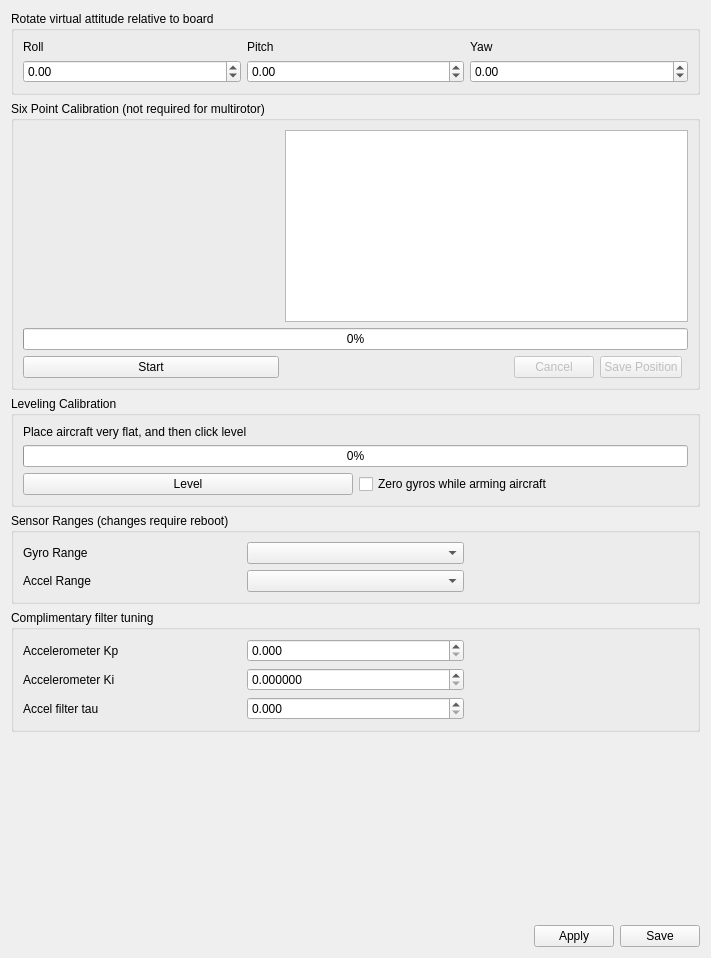
<?xml version="1.0" encoding="UTF-8"?>
<ui version="4.0">
 <class>ccattitude</class>
 <widget class="QWidget" name="ccattitude">
  <property name="geometry">
   <rect>
    <x>0</x>
    <y>0</y>
    <width>711</width>
    <height>958</height>
   </rect>
  </property>
  <property name="windowTitle">
   <string>Form</string>
  </property>
  <layout class="QGridLayout" name="gridLayout_2">
   <item row="7" column="0">
    <layout class="QHBoxLayout" name="horizontalLayout_2">
     <item>
      <spacer name="horizontalSpacer">
       <property name="orientation">
        <enum>Qt::Horizontal</enum>
       </property>
       <property name="sizeHint" stdset="0">
        <size>
         <width>40</width>
         <height>20</height>
        </size>
       </property>
      </spacer>
     </item>
     <item>
      <widget class="QPushButton" name="ccAttitudeHelp">
       <property name="sizePolicy">
        <sizepolicy hsizetype="Fixed" vsizetype="Fixed">
         <horstretch>0</horstretch>
         <verstretch>0</verstretch>
        </sizepolicy>
       </property>
       <property name="maximumSize">
        <size>
         <width>32</width>
         <height>32</height>
        </size>
       </property>
       <property name="text">
        <string/>
       </property>
       <property name="icon">
        <iconset resource="../coreplugin/core.qrc">
         <normaloff>:/core/images/helpicon.svg</normaloff>:/core/images/helpicon.svg</iconset>
       </property>
       <property name="iconSize">
        <size>
         <width>32</width>
         <height>32</height>
        </size>
       </property>
       <property name="flat">
        <bool>true</bool>
       </property>
      </widget>
     </item>
     <item>
      <widget class="QPushButton" name="applyButton">
       <property name="text">
        <string>Apply</string>
       </property>
      </widget>
     </item>
     <item>
      <widget class="QPushButton" name="saveButton">
       <property name="toolTip">
        <string>Click to permanently save the accel bias in the CopterControl Flash.</string>
       </property>
       <property name="text">
        <string>Save</string>
       </property>
      </widget>
     </item>
    </layout>
   </item>
   <item row="1" column="0">
    <widget class="QGroupBox" name="groupBox_sixPointCal">
     <property name="title">
      <string>Six Point Calibration (not required for multirotor)</string>
     </property>
     <layout class="QGridLayout" name="gridLayout_7">
      <item row="0" column="1" colspan="4">
       <widget class="QTextEdit" name="sixPointCalibInstructions"/>
      </item>
      <item row="3" column="3">
       <widget class="QPushButton" name="sixPointSave">
        <property name="enabled">
         <bool>false</bool>
        </property>
        <property name="text">
         <string>Save Position</string>
        </property>
       </widget>
      </item>
      <item row="3" column="1">
       <spacer name="horizontalSpacer_2">
        <property name="orientation">
         <enum>Qt::Horizontal</enum>
        </property>
        <property name="sizeHint" stdset="0">
         <size>
          <width>40</width>
          <height>20</height>
         </size>
        </property>
       </spacer>
      </item>
      <item row="3" column="0">
       <widget class="QPushButton" name="sixPointStart">
        <property name="text">
         <string>Start</string>
        </property>
       </widget>
      </item>
      <item row="0" column="0">
       <widget class="QGraphicsView" name="sixPointHelp">
        <property name="toolTip">
         <string>Nice paper plane, eh?</string>
        </property>
        <property name="styleSheet">
         <string notr="true">background:transparent</string>
        </property>
       </widget>
      </item>
      <item row="1" column="0" colspan="5">
       <widget class="QProgressBar" name="sixPointProgress">
        <property name="value">
         <number>0</number>
        </property>
       </widget>
      </item>
      <item row="3" column="2">
       <widget class="QPushButton" name="sixPointCancel">
        <property name="enabled">
         <bool>false</bool>
        </property>
        <property name="text">
         <string>Cancel</string>
        </property>
       </widget>
      </item>
     </layout>
    </widget>
   </item>
   <item row="2" column="0">
    <widget class="QGroupBox" name="groupBox_2">
     <property name="title">
      <string>Leveling Calibration</string>
     </property>
     <layout class="QGridLayout" name="gridLayout_6">
      <item row="0" column="0" colspan="2">
       <widget class="QLabel" name="label">
        <property name="text">
         <string>Place aircraft very flat, and then click level</string>
        </property>
        <property name="wordWrap">
         <bool>true</bool>
        </property>
       </widget>
      </item>
      <item row="2" column="1">
       <widget class="QCheckBox" name="zeroGyroBiasOnArming">
        <property name="toolTip">
         <string>If enabled, a fast recalibration of gyro zero point will be done
whenever the frame is armed. Do not move the airframe while
arming it in that case!</string>
        </property>
        <property name="text">
         <string>Zero gyros while arming aircraft</string>
        </property>
       </widget>
      </item>
      <item row="2" column="0">
       <widget class="QPushButton" name="levelButton">
        <property name="toolTip">
         <string>Launch horizontal calibration.</string>
        </property>
        <property name="text">
         <string>Level</string>
        </property>
       </widget>
      </item>
      <item row="1" column="0" colspan="2">
       <widget class="QProgressBar" name="levelProgress">
        <property name="value">
         <number>0</number>
        </property>
       </widget>
      </item>
     </layout>
    </widget>
   </item>
   <item row="0" column="0">
    <widget class="QGroupBox" name="groupBox">
     <property name="title">
      <string>Rotate virtual attitude relative to board</string>
     </property>
     <layout class="QGridLayout" name="gridLayout">
      <item row="0" column="1">
       <widget class="QLabel" name="label_3">
        <property name="text">
         <string>Pitch</string>
        </property>
        <property name="alignment">
         <set>Qt::AlignLeading|Qt::AlignLeft|Qt::AlignVCenter</set>
        </property>
       </widget>
      </item>
      <item row="0" column="0">
       <widget class="QLabel" name="label_2">
        <property name="text">
         <string>Roll</string>
        </property>
        <property name="alignment">
         <set>Qt::AlignLeading|Qt::AlignLeft|Qt::AlignVCenter</set>
        </property>
       </widget>
      </item>
      <item row="0" column="2">
       <widget class="QLabel" name="label_4">
        <property name="text">
         <string>Yaw</string>
        </property>
        <property name="alignment">
         <set>Qt::AlignLeading|Qt::AlignLeft|Qt::AlignVCenter</set>
        </property>
       </widget>
      </item>
      <item row="1" column="2">
       <widget class="QDoubleSpinBox" name="yawRotation">
        <property name="minimum">
         <double>-180.000000000000000</double>
        </property>
        <property name="maximum">
         <double>180.000000000000000</double>
        </property>
        <property name="objrelation" stdset="0">
         <stringlist>
          <string>objname:AttitudeSettings</string>
          <string>fieldname:BoardRotation</string>
          <string>element:Yaw</string>
          <string>scale:100.0</string>
         </stringlist>
        </property>
       </widget>
      </item>
      <item row="1" column="1">
       <widget class="QDoubleSpinBox" name="pitchRotation">
        <property name="minimum">
         <double>-90.000000000000000</double>
        </property>
        <property name="maximum">
         <double>90.000000000000000</double>
        </property>
        <property name="singleStep">
         <double>0.010000000000000</double>
        </property>
        <property name="objrelation" stdset="0">
         <stringlist>
          <string>objname:AttitudeSettings</string>
          <string>fieldname:BoardRotation</string>
          <string>element:Pitch</string>
          <string>scale:100.0</string>
         </stringlist>
        </property>
       </widget>
      </item>
      <item row="1" column="0">
       <widget class="QDoubleSpinBox" name="rollRotation">
        <property name="minimum">
         <double>-180.000000000000000</double>
        </property>
        <property name="maximum">
         <double>180.000000000000000</double>
        </property>
        <property name="singleStep">
         <double>0.010000000000000</double>
        </property>
        <property name="objrelation" stdset="0">
         <stringlist>
          <string>objname:AttitudeSettings</string>
          <string>fieldname:BoardRotation</string>
          <string>element:Roll</string>
          <string>scale:100.0</string>
         </stringlist>
        </property>
       </widget>
      </item>
     </layout>
    </widget>
   </item>
   <item row="5" column="0">
    <widget class="QGroupBox" name="groupBox_3">
     <property name="sizePolicy">
      <sizepolicy hsizetype="Minimum" vsizetype="Preferred">
       <horstretch>0</horstretch>
       <verstretch>0</verstretch>
      </sizepolicy>
     </property>
     <property name="title">
      <string>Complimentary filter tuning</string>
     </property>
     <layout class="QGridLayout" name="gridLayout_3">
      <item row="2" column="0">
       <widget class="QLabel" name="label_6">
        <property name="text">
         <string>Accelerometer Ki</string>
        </property>
       </widget>
      </item>
      <item row="2" column="1">
       <widget class="QDoubleSpinBox" name="AccelKi">
        <property name="sizePolicy">
         <sizepolicy hsizetype="Minimum" vsizetype="Fixed">
          <horstretch>0</horstretch>
          <verstretch>0</verstretch>
         </sizepolicy>
        </property>
        <property name="decimals">
         <number>6</number>
        </property>
        <property name="maximum">
         <double>0.010000000000000</double>
        </property>
        <property name="singleStep">
         <double>0.000001000000000</double>
        </property>
        <property name="objrelation" stdset="0">
         <stringlist>
          <string>objname:AttitudeSettings</string>
          <string>fieldname:AccelKi</string>
         </stringlist>
        </property>
       </widget>
      </item>
      <item row="1" column="1">
       <widget class="QDoubleSpinBox" name="AccelKp">
        <property name="sizePolicy">
         <sizepolicy hsizetype="Minimum" vsizetype="Fixed">
          <horstretch>0</horstretch>
          <verstretch>0</verstretch>
         </sizepolicy>
        </property>
        <property name="decimals">
         <number>3</number>
        </property>
        <property name="maximum">
         <double>0.200000000000000</double>
        </property>
        <property name="singleStep">
         <double>0.001000000000000</double>
        </property>
        <property name="objrelation" stdset="0">
         <stringlist>
          <string>objname:AttitudeSettings</string>
          <string>fieldname:AccelKp</string>
         </stringlist>
        </property>
       </widget>
      </item>
      <item row="1" column="0">
       <widget class="QLabel" name="label_5">
        <property name="text">
         <string>Accelerometer Kp</string>
        </property>
       </widget>
      </item>
      <item row="2" column="2">
       <widget class="QLabel" name="horizontalSpacerLabel">
        <property name="text">
         <string/>
        </property>
       </widget>
      </item>
      <item row="3" column="0">
       <widget class="QLabel" name="label_7">
        <property name="text">
         <string>Accel filter tau</string>
        </property>
       </widget>
      </item>
      <item row="3" column="1">
       <widget class="QDoubleSpinBox" name="AccelTau">
        <property name="decimals">
         <number>3</number>
        </property>
        <property name="objrelation" stdset="0">
         <stringlist>
          <string>objname:AttitudeSettings</string>
          <string>fieldname:AccelTau</string>
         </stringlist>
        </property>
       </widget>
      </item>
     </layout>
    </widget>
   </item>
   <item row="4" column="0">
    <widget class="QGroupBox" name="groupBox_4">
     <property name="title">
      <string>Sensor Ranges (changes require reboot)</string>
     </property>
     <layout class="QGridLayout" name="gridLayout_4">
      <item row="0" column="2">
       <widget class="QLabel" name="horizontalSpacerLabel_2">
        <property name="text">
         <string/>
        </property>
       </widget>
      </item>
      <item row="1" column="0">
       <widget class="QLabel" name="label_9">
        <property name="text">
         <string>Accel Range</string>
        </property>
       </widget>
      </item>
      <item row="1" column="1">
       <widget class="QComboBox" name="accelRange">
        <property name="objrelation" stdset="0">
         <stringlist>
          <string>objname:HwSettings</string>
          <string>fieldname:AccelRange</string>
         </stringlist>
        </property>
       </widget>
      </item>
      <item row="0" column="1">
       <widget class="QComboBox" name="gyroRange">
        <property name="objrelation" stdset="0">
         <stringlist>
          <string>objname:HwSettings</string>
          <string>fieldname:GyroRange</string>
         </stringlist>
        </property>
       </widget>
      </item>
      <item row="0" column="0">
       <widget class="QLabel" name="label_8">
        <property name="text">
         <string>Gyro Range</string>
        </property>
       </widget>
      </item>
     </layout>
    </widget>
   </item>
   <item row="6" column="0">
    <spacer name="verticalSpacer_2">
     <property name="orientation">
      <enum>Qt::Vertical</enum>
     </property>
     <property name="sizeHint" stdset="0">
      <size>
       <width>20</width>
       <height>40</height>
      </size>
     </property>
    </spacer>
   </item>
  </layout>
 </widget>
 <resources>
  <include location="../coreplugin/core.qrc"/>
 </resources>
 <connections/>
</ui>
